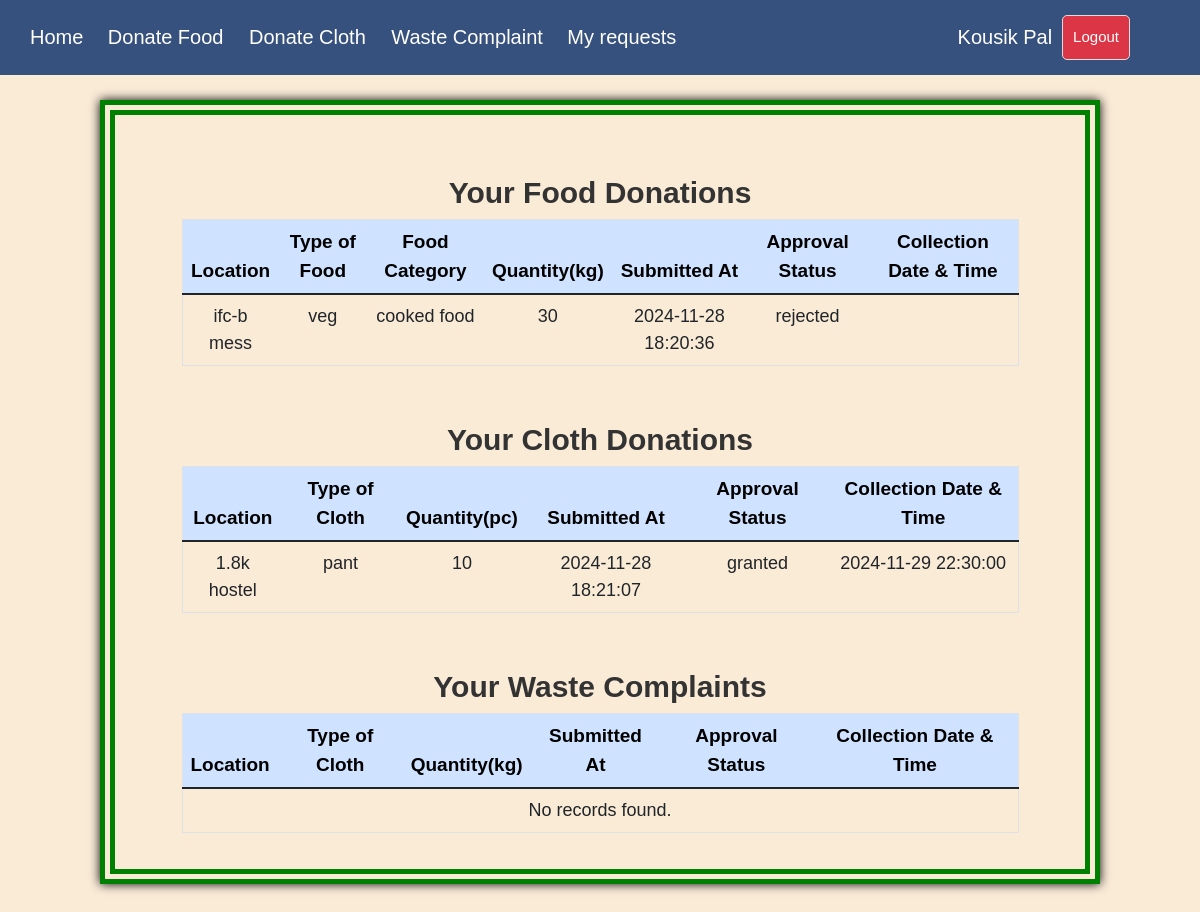
The app's page /userform.php (signed in) with its own data.
### tables this page shows
CREATE TABLE `food` (
  `id` int(11) NOT NULL,
  `location` varchar(255) NOT NULL,
  `type_of_food` enum('veg','non-veg') NOT NULL,
  `food_category` varchar(255) NOT NULL,
  `quantity` int(11) NOT NULL,
  `name` varchar(255) NOT NULL,
  `mobile` varchar(15) NOT NULL,
  `submitted_at` datetime NOT NULL DEFAULT current_timestamp(),
  `status` varchar(20) NOT NULL DEFAULT 'pending',
  `user_id` int(11) NOT NULL,
  `approval_datetime` datetime DEFAULT NULL,
  `completed` tinyint(1) DEFAULT 0
);

CREATE TABLE `cloth` (
  `id` int(11) NOT NULL,
  `location` varchar(255) NOT NULL,
  `type_of_cloth` varchar(255) NOT NULL,
  `quantity` int(11) NOT NULL,
  `name` varchar(255) NOT NULL,
  `mobile` varchar(15) NOT NULL,
  `user_id` int(11) NOT NULL,
  `status` varchar(20) NOT NULL DEFAULT 'pending',
  `submitted_at` datetime NOT NULL DEFAULT current_timestamp(),
  `approval_datetime` datetime DEFAULT NULL
);

### userform.php (the view, shortened to what this page needs)
<?php
require 'db.php';
$activeForm = 'request';
?>
<!DOCTYPE html>
<html lang="en">
<head>
    <link href="https://cdn.jsdelivr.net/npm/bootstrap@5.1.3/dist/css/bootstrap.min.css" rel="stylesheet">
</head>
<body>
    <div class="navbar">
        <div>
            <a href="index.php">Home</a>
            <a href="?form=food">Donate Food </a>
            <a href="?form=cloth">Donate Cloth </a>
            <a href="?form=waste">Waste Complaint</a>
            <a href="?form=request">My requests</a>
        </div>
        <div class="right">
            <span style="font-size: 20px;"><?= htmlspecialchars($_SESSION['username'] ?? 'Guest'); ?></span>
            <a href="?logout=1" style="margin-right: 50px;"><button class="logout-btn">Logout</button></a>
        </div>
    </div>
    <div class="my-content">
        <div class="container">
        </div>
        <?php if($activeForm ==='request'):?>
            <div class="container">
                <h2>Your Food Donations</h2>
                <table border="1" class="table mx-auto" style="width: 90%; border-collapse: collapse;">
                    <thead class="table-primary">
                        <tr>
                            <th>Location</th>
                            <th>Type of Food</th>
                            <th>Food Category</th>
                            <th>Quantity(kg)</th>
                            <th>Submitted At</th>
                            <th>Approval Status</th>
                            <th>Collection Date & Time</th>
                        </tr>
                    </thead>
                    <tbody>
                        <?php
                        if (isset($_SESSION['username'])) {
                            $user_id = $_SESSION['user_id'];
                            $stmt = $conn->prepare("SELECT location, type_of_food, food_category, quantity, submitted_at, status,approval_datetime FROM food WHERE user_id = ? ORDER BY submitted_at DESC");
                            $stmt->bind_param("i", $user_id);
                            $stmt->execute();
                            $result = $stmt->get_result();
                            if ($result->num_rows > 0) {
                                while ($row = $result->fetch_assoc()) {
                                    echo "<tr>";
                                    echo "<td>" . htmlspecialchars($row['location']) . "</td>";
                                    echo "<td>" . htmlspecialchars($row['type_of_food']) . "</td>";
                                    echo "<td>" . htmlspecialchars($row['food_category']) . "</td>";
                                    echo "<td>" . htmlspecialchars($row['quantity']) . "</td>";
                                    echo "<td>" . htmlspecialchars($row['submitted_at']) . "</td>";
                                    echo "<td>" . htmlspecialchars($row['status']) . "</td>";
                                    echo "<td>" . htmlspecialchars($row['approval_datetime']) . "</td>";
                                    echo "</tr>";
                                }
                            } else {
                                echo "<tr><td colspan='6' style='text-align: center;'>No records found.</td></tr>";
                            }
                        } else {
                            echo "<tr><td colspan='6' style='text-align: center;'>Please log in to view your submissions.</td></tr>";
                        }
                        ?>
                    </tbody>
                </table>
            </div>
            <div class="container">
                <h2>Your Cloth Donations</h2>
                <table border="1" class="table mx-auto" style="width: 90%; border-collapse: collapse;">
                    <thead class="table-primary">
                        <tr>
                            <th>Location</th>
                            <th>Type of Cloth</th>
                            <th>Quantity(pc)</th>
                            <th>Submitted At</th>
                            <th>Approval Status</th>
                            <th>Collection Date & Time</th>
                        </tr>
                    </thead>
                    <tbody>
                        <?php
                        if (isset($_SESSION['username'])) {
                            $user_id = $_SESSION['user_id'];
                            $stmt = $conn->prepare("SELECT location, type_of_cloth, quantity, submitted_at, status, approval_datetime FROM cloth WHERE user_id = ? ORDER BY submitted_at DESC");
                            $stmt->bind_param("i", $user_id);
                            $stmt->execute();
                            $result = $stmt->get_result();
                            if ($result->num_rows > 0) {
                                while ($row = $result->fetch_assoc()) {
                                    echo "<tr>";
                                    echo "<td>" . htmlspecialchars($row['location']) . "</td>";
                                    echo "<td>" . htmlspecialchars($row['type_of_cloth']) . "</td>";
                                    echo "<td>" . htmlspecialchars($row['quantity']) . "</td>";
                                    echo "<td>" . htmlspecialchars($row['submitted_at']) . "</td>";
                                    echo "<td>" . htmlspecialchars($row['status']) . "</td>";
                                    echo "<td>" . htmlspecialchars($row['approval_datetime']) . "</td>";
                                    echo "</tr>";
                                }
                            } else {
                                echo "<tr><td colspan='6' style='text-align: center;'>No records found.</td></tr>";
                            }
                        } else {
                            echo "<tr><td colspan='6' style='text-align: center;'>Please log in to view your submissions.</td></tr>";
                        }
                        ?>
                    </tbody>
                </table>
            </div>
            <div class="container" >
                <h2>Your Waste Complaints</h2>
                <table border="1" class="table mx-auto" style="width: 90%; border-collapse: collapse;">
                    <thead class="table-primary">
                        <tr>
                            <th>Location</th>
                            <th>Type of Cloth</th>
                            <th>Quantity(kg)</th>
                            <th>Submitted At</th>
                            <th>Approval Status</th>
                            <th>Collection Date & Time</th>
                        </tr>
                    </thead>
                    <tbody>
                        <?php
                        if (isset($_SESSION['username'])) {
                            $user_id = $_SESSION['user_id'];
                            $stmt = $conn->prepare("SELECT location, type_of_waste, quantity, submitted_at, status, approval_datetime FROM waste WHERE user_id = ? ORDER BY submitted_at DESC");
                            $stmt->bind_param("i", $user_id);
                            $stmt->execute();
                            $result = $stmt->get_result();
                            if ($result->num_rows > 0) {
                                while ($row = $result->fetch_assoc()) {
                                    echo "<tr>";
                                    echo "<td>" . htmlspecialchars($row['location']) . "</td>";
                                    echo "<td>" . htmlspecialchars($row['type_of_waste']) . "</td>";
                                    echo "<td>" . htmlspecialchars($row['quantity']) . "</td>";
                                    echo "<td>" . htmlspecialchars($row['submitted_at']) . "</td>";
                                    echo "<td>" . htmlspecialchars($row['status']) . "</td>";
                                    echo "<td>" . htmlspecialchars($row['approval_datetime']) . "</td>";
                                    echo "</tr>";
                                }
                            } else {
                                echo "<tr><td colspan='6' style='text-align: center;'>No records found.</td></tr>";
                            }
                        } else {
                            echo "<tr><td colspan='6' style='text-align: center;'>Please log in to view your submissions.</td></tr>";
                        }
                        ?>
                    </tbody>
                </table>
            </div>
        <?php endif; ?>
    </div>
</body>
</html>

### userform.php (style rules this page uses)
body { font-family: Arial, sans-serif; margin: 0; padding: 0; background-color: antiquewhite; }
.navbar { position: fixed; top: 0; width: 100%; z-index: 1000; background-color: #37517e; color: white; display: flex; justify-content: space-between; padding: 5px 20px; align-items: center; }
.navbar a { color: white; text-decoration: none; margin: 0 10px; font-size: 20px; }
.navbar .right { display: flex; align-items: center; }
.container { padding: 20px; }
.my-content { margin: 100px 100px; border-width: 15px; border-style: double; Border-color: green; box-shadow: 0px 0px 10px black; }
h2 { margin-top: 0; font-size: 30px; color: #333; font-weight: 700; text-align: center; }
button { margin: 0 5px; padding: 5px 10px; border: none; border-radius: 5px; cursor: pointer; color: white; background-color: #37517e; font-size: 20px; }
input, select, button { margin: 10px 0; padding: 10px; width: 100%; border: 1px solid #ddd; border-radius: 5px; }
button.logout-btn { background-color: #dc3545; font-size: 15px; }
td { text-align: center; font-size: 18px; }
th { text-align: center; font-size: 19px; }

### records on screen
food: location "ifc-b mess", type_of_food "veg", food_category "cooked food", quantity "30", submitted_at "2024-11-28 18:20:36", status "rejected"
cloth: location "1.8k hostel", type_of_cloth "pant", quantity "10", submitted_at "2024-11-28 18:21:07", status "granted", approval_datetime "2024-11-29 22:30:00"

### other values on screen
$_SESSION['username'] "Kousik Pal"
